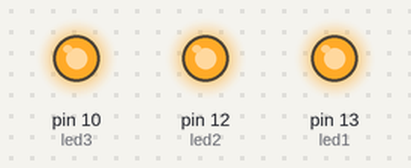
The sketch below on a simulated Arduino Uno, built with avr-gcc and run on an emulated ATmega328P. Parts: output pins drawn as LEDs (lit = HIGH).

Above: at 0.75 s.
At 8.5 s:
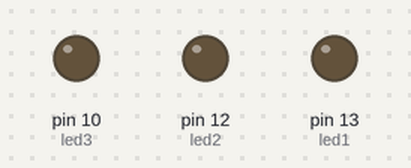
Timing chart, 0 to 11.7 s (numbered marks = the images above):
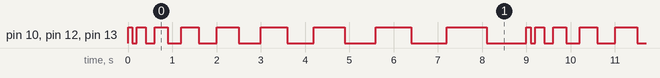

The sketch:

LED_interfacing.ino
```cpp
// Program will blink the LED
int  led1  =13, led2=12,led3=10;

void setup() {
  Serial.begin(9600);
    pinMode(led1 , OUTPUT) ;// set the 13 no pin in output mode
     pinMode(led2 , OUTPUT) ; pinMode(led3 , OUTPUT) ;
}

void loop() {
  int i;
  for (i=1 ; i<10;i++)
  {
    digitalWrite(led1, HIGH);
    digitalWrite(led2, HIGH);
    digitalWrite(led3, HIGH);
    delay(100*i);
    digitalWrite(led1, LOW);
    digitalWrite(led2, LOW);
    digitalWrite(led3, LOW);
    delay(100*i);
  }


//    digitalWrite(led1, HIGH);
//    digitalWrite(led2, LOW);
//    digitalWrite(led3, LOW);
//    delay(1000);
//    digitalWrite(led1, LOW);
//    digitalWrite(led2,HIGH );
//    digitalWrite(led3, LOW);
//    delay(1000);
//    digitalWrite(led1, LOW);
//    digitalWrite(led2, LOW);
//    digitalWrite(led3, HIGH);
//    delay(1000);
}
```

Measured:
- by itself, pin 10 (led3), pin 12 (led2), pin 13 (led1): repeats every 9.0 s: LOW 0.10 s, HIGH 0.20 s, LOW 0.20 s, HIGH 0.30 s, LOW 0.30 s, HIGH 0.40 s, LOW 0.40 s, HIGH 0.50 s, LOW 0.50 s, HIGH 0.60 s, LOW 0.60 s, HIGH 0.70 s, LOW 0.70 s, HIGH 0.80 s, LOW 0.80 s, HIGH 0.90 s, LOW 0.90 s, HIGH 0.10 s
- by itself, everything shown: repeats every 9.0 s, in 18 steps
